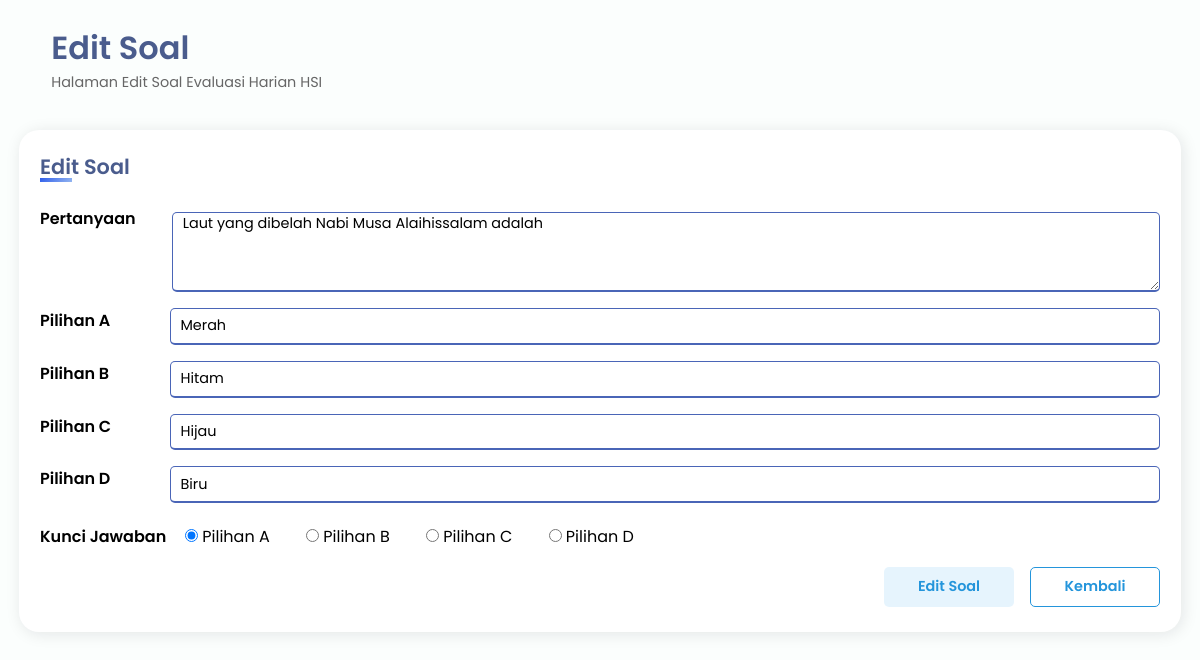
/adminhsi/edit_soal/46/ (signed in), run on the app's committed database.
### evaluasi_harian/models.py (models this page shows, shortened)
class BankSoal(models.Model):
  opsi = [
    ('A', 'A'),
    ('B', 'B'),
    ('C', 'C'),
    ('D', 'D'),
  ]
  lembar_evaluasi = models.ForeignKey(LembarEvaluasi, on_delete=models.CASCADE)
  soal = models.TextField()
  pilihan_a = models.CharField(max_length=200)
  pilihan_b = models.CharField(max_length=200)
  pilihan_c = models.CharField(max_length=200)
  pilihan_d = models.CharField(max_length=200)
  kunci_jawaban = models.CharField(max_length=1, choices=opsi)
  class Meta:
    verbose_name_plural = 'Bank Soal'

### evaluasi_harian/views.py (the view, shortened to what this page needs)
# urls.py: path('adminhsi/edit_soal/<int:id>/', views.edit_soal, name='edit_soal'),
@login_required(login_url='login')
@user_passes_test(lambda user: user.groups.filter(name='admin'), login_url='login')
def edit_soal(request, id):
  bank_soal = BankSoal.objects.get(id=id)
  id_evaluasi = bank_soal.lembar_evaluasi.id
  context = {
    'id_evaluasi': id_evaluasi,
    'bank_soal': bank_soal,
  }
  return render(request, 'adminhsi/edit_soal.html', context)

### evaluasi_harian/templates/adminhsi/edit_soal.html (shortened to what this page needs)
{% extends 'adminhsi/base.html' %}
{% load static %} {% block title %}Admin HSI | Edit Soal{% endblock title %}
{% block main-content %}
<div class="main-content">
  <header>
    <div class="header-title-wrapper">
      <div class="header-title">
        <h1>Edit Soal</h1>
        <p>Halaman Edit Soal Evaluasi Harian HSI</p>
      </div>
    </div>
  </header>
  <main>
    <section>
      <div class="card card-edit">
        <div class="title">Edit Soal</div>
        <form action="#" method="post">
          <div class="form-items">
            <div class="question">
              <label for="soal" class="label-title">Pertanyaan</label>
              <textarea name="soal" id="soal" cols="30" rows="10" placeholder="Masukkan Pertanyaan" required>{{ bank_soal.soal }}</textarea>
            </div>
            <div class="options">
              <div class="option">
                <label for="pilihan_a" class="label-title">Pilihan A</label>
                <input type="text" name="pilihan_a" id="pilihan_a" placeholder="Masukkan Pilihan A" value="{{ bank_soal.pilihan_a }}" required/>
              </div>
              <div class="option">
                <label for="pilihan_b" class="label-title">Pilihan B</label>
                <input type="text" name="pilihan_b" id="pilihan_b" placeholder="Masukkan Pilihan B" value="{{ bank_soal.pilihan_b }}" required />
              </div>
              <div class="option">
                <label for="pilihan_c" class="label-title">Pilihan C</label>
                <input type="text" name="pilihan_c" id="pilihan_c" placeholder="Masukkan Pilihan C" value="{{ bank_soal.pilihan_c }}" required />
              </div>
              <div class="option">
                <label for="pilihan_d" class="label-title">Pilihan D</label>
                <input type="text" name="pilihan_d" id="pilihan_d" placeholder="Masukkan Pilihan D" value="{{ bank_soal.pilihan_d }}" required />
              </div>
            </div>
            <div class="answer-key">
              <label class="label-title">Kunci Jawaban</label>
              <div class="key">
                <input type="radio" name="kunci_jawaban" id="kj_A" value="A" required {% if bank_soal.kunci_jawaban == 'A' %}checked{% endif %}/>
                <label for="kj_A">Pilihan A</label>
                <input type="radio" name="kunci_jawaban" id="kj_B" value="B" required {% if bank_soal.kunci_jawaban == 'B' %}checked{% endif %} />
                <label for="kj_B">Pilihan B</label>
                <input type="radio" name="kunci_jawaban" id="kj_C" value="C" required {% if bank_soal.kunci_jawaban == 'C' %}checked{% endif %} />
                <label for="kj_C">Pilihan C</label>
                <input type="radio" name="kunci_jawaban" id="kj_D" value="D" required {% if bank_soal.kunci_jawaban == 'D' %}checked{% endif %} />
                <label for="kj_D">Pilihan D</label>
              </div>
            </div>
          </div>
          <div class="form-buttons edit">
            <button type="submit" class="button-edit">Edit Soal</button>
            <a class="button-kembali" href="{% url 'soal_evaluasi' id_evaluasi %}">Kembali</a>
          </div>
        </form>
      </div>
    </section>
  </main>
</div>
{% endblock main-content %}

### evaluasi_harian/static/adminhsi/css/style.css (style rules this page uses)
:root { --bg: #fbfefd; --main-color: #223a74; --second-color: #1d4acd; --main-accent: rgba(128, 148, 184, 0.2); --title-text: #4a5c8d; --main-text: #666; --shadow: rgba(17, 17, 26, 0.1) 2px 2px 16px; --bg-button: linear-gradient(60deg, #2f5eeb, #5c82c2); --bg-button-hover: linear-gradient(60deg, #5c82c2, #2f5eeb); --btn-tambah: #2495db; --btn-edit: rgba(16, 148, 230, 0.1); }
* { padding: 0; margin: 0; text-decoration: none; list-style-type: none; box-sizing: border-box; }
body { font-family: "Poppins", sans-serif; background: var(--bg); overflow-x: hidden; }
.main-content { margin-left: 345px; width: calc(100vw - 345px); height: 100vh; padding: 1rem 1.2rem; padding-right: 2rem; transition: margin-left 500ms; }
header { display: flex; justify-content: space-between; padding-top: 0.5rem; }
.header-title-wrapper { display: flex; }
.header-title h1 { color: var(--title-text); font-weight: 600; }
.header-title p { color: #666; font-size: 0.9rem; }
main { padding-top: 2.3rem; padding-bottom: 2.5rem; }
.card { position: relative; height: 100%; width: 100%; margin: 0 auto; background: white; border-radius: 20px; box-shadow: var(--shadow); }
@media screen and (max-width: 1224px) { .main-content { width: 100vw; margin-left: 0; padding: 1rem 1.2rem; } }

### evaluasi_harian/static/adminhsi/css/add_evaluasi.css (style rules this page uses)
.card { padding: 1rem 1.8rem; }
.card .title { font-size: 1.3rem; font-weight: 600; color: var(--title-text); position: relative; }
.card .title::before { content: ""; position: absolute; left: 0; bottom: 0; height: 0.2rem; width: 2rem; background: linear-gradient(135deg, #2f5eeb, #93b5f0); }
.form-items { margin-top: 1.5rem; }
.form-buttons { display: flex; justify-content: right; height: 45px; margin-top: 1.1rem; }
.form-buttons .button-tambah, .form-buttons .button-kembali { height: 40px; width: 143px; outline: none; font-family: "Poppins", sans-serif; font-weight: 600; font-size: 0.9rem; border-radius: 5px; }
.form-buttons a { background-color: #fff; color: #2495db; text-align: center; padding: 0.5rem; border: 1px solid #2495db; }

### evaluasi_harian/static/adminhsi/css/edit_evaluasi.css (style rules this page uses)
.card { padding: 1rem 1.8rem; }
.card .title { font-size: 1.3rem; font-weight: 600; color: var(--title-text); position: relative; }
.card .title::before { content: ""; position: absolute; left: 0; bottom: 0; height: 0.2rem; width: 2rem; background: linear-gradient(135deg, #2f5eeb, #93b5f0); }
.form-items { margin-top: 1.5rem; }
.form-buttons { display: flex; justify-content: right; height: 45px; margin-top: 1.1rem; }
.form-buttons .button-edit, .form-buttons .button-kembali { height: 40px; width: 130px; outline: none; font-family: "Poppins", sans-serif; font-weight: 600; font-size: 0.9rem; border-radius: 5px; }
.form-buttons .button-edit { border: 1px solid var(--btn-edit); background: var(--btn-edit); color: #2495db; margin-right: 1rem; cursor: pointer; border: none; }
.form-buttons a { background-color: #fff; color: #2495db; text-align: center; padding: 0.5rem; border: 1px solid #2495db; }

### evaluasi_harian/static/adminhsi/css/soal_evaluasi.css (style rules this page uses)
.button-kembali { height: 40px; width: 143px; outline: none; font-family: "Poppins", sans-serif; font-weight: 600; font-size: 0.9rem; border-radius: 5px; background-color: #fff; color: #2495db; text-align: center; padding: 0.5rem; border: 1px solid #2495db; }

### evaluasi_harian/static/adminhsi/css/nilai_peserta.css (style rules this page uses)
.card { padding: 1.3rem; }

### data on the page
BankSoal: soal "Laut yang dibelah Nabi Musa Alaihissalam adalah", pilihan_a "Merah", pilihan_b "Hitam", pilihan_c "Hijau", pilihan_d "Biru", kunci_jawaban "☑ Pilihan A", kunci_jawaban "☐ Pilihan B", kunci_jawaban "☐ Pilihan C", kunci_jawaban "☐ Pilihan D"
